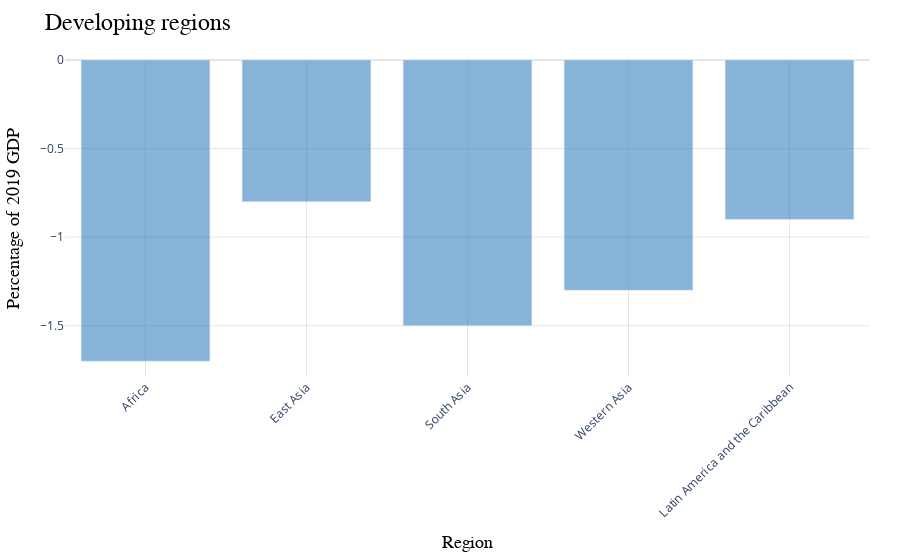

The cell this chart's notebook holds for it:
### Code cell
image_loc = '1711725089159.png'
info1 = get_image_info(image_loc, prompt2)
print(info1)
plot_from_ai_output(info1)

### Figure 1 — Plotly figure (JSON) as saved in the notebook; plotly's stock layout.template omitted (floating-point values rounded to 4 significant figures)
{"data": [{"marker": {"color": "rgba(55, 128, 191, 0.6)"}, "name": "Developing regions", "type": "bar", "x": ["Africa", "East Asia", "South Asia", "Western Asia", "Latin America and the Caribbean"], "y": [-1.7, -0.8, -1.5, -1.3, -0.9]}], "layout": {"legend": {"font": {"color": "#000000", "family": "Arial, sans-serif", "size": 12}, "orientation": "h", "x": 0.5, "xanchor": "center", "y": -0.2}, "margin": {"b": 60, "l": 60, "r": 30, "t": 60}, "paper_bgcolor": "#ffffff", "plot_bgcolor": "#ffffff", "title": {"font": {"color": "#000000", "family": "Arial, sans-serif", "size": 24}, "text": "Developing regions"}, "xaxis": {"gridcolor": "rgba(0, 0, 0, 0.1)", "showgrid": true, "tickangle": -45, "title": {"font": {"color": "#000000", "family": "Arial, sans-serif", "size": 18}, "text": "Region"}, "zeroline": true, "zerolinecolor": "rgba(0, 0, 0, 0.1)"}, "yaxis": {"gridcolor": "rgba(0, 0, 0, 0.1)", "showgrid": true, "title": {"font": {"color": "#000000", "family": "Arial, sans-serif", "size": 18}, "text": "Percentage of 2019 GDP"}, "zeroline": true, "zerolinecolor": "rgba(0, 0, 0, 0.1)"}}}
